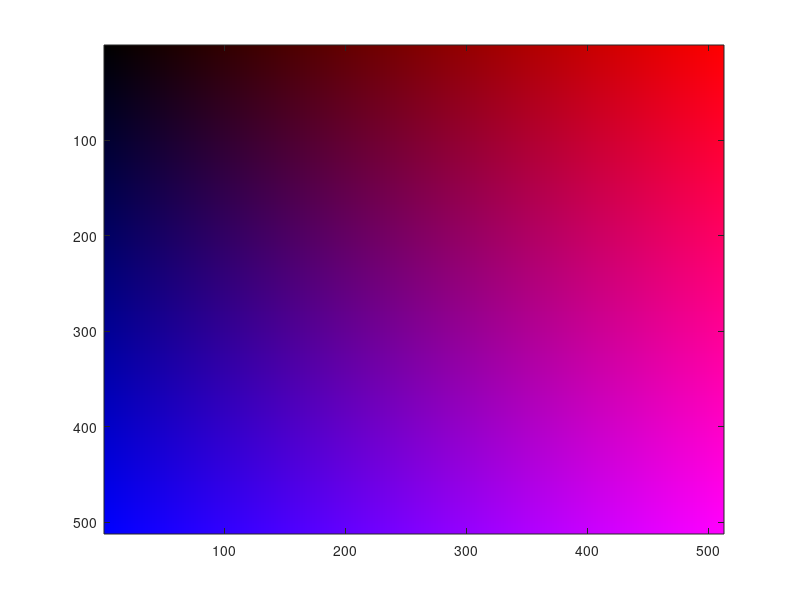

Write MATLAB code to recreate this figure.

% 2D colorbar 

c = linspace(0,1,512);              % Color range
[R, B] = meshgrid(c);
RGB = zeros(512,512,3);
RGB(:,:,1) = R;
RGB(:,:,2) = zeros(512);
RGB(:,:,3) = B;


figure, image(RGB)
